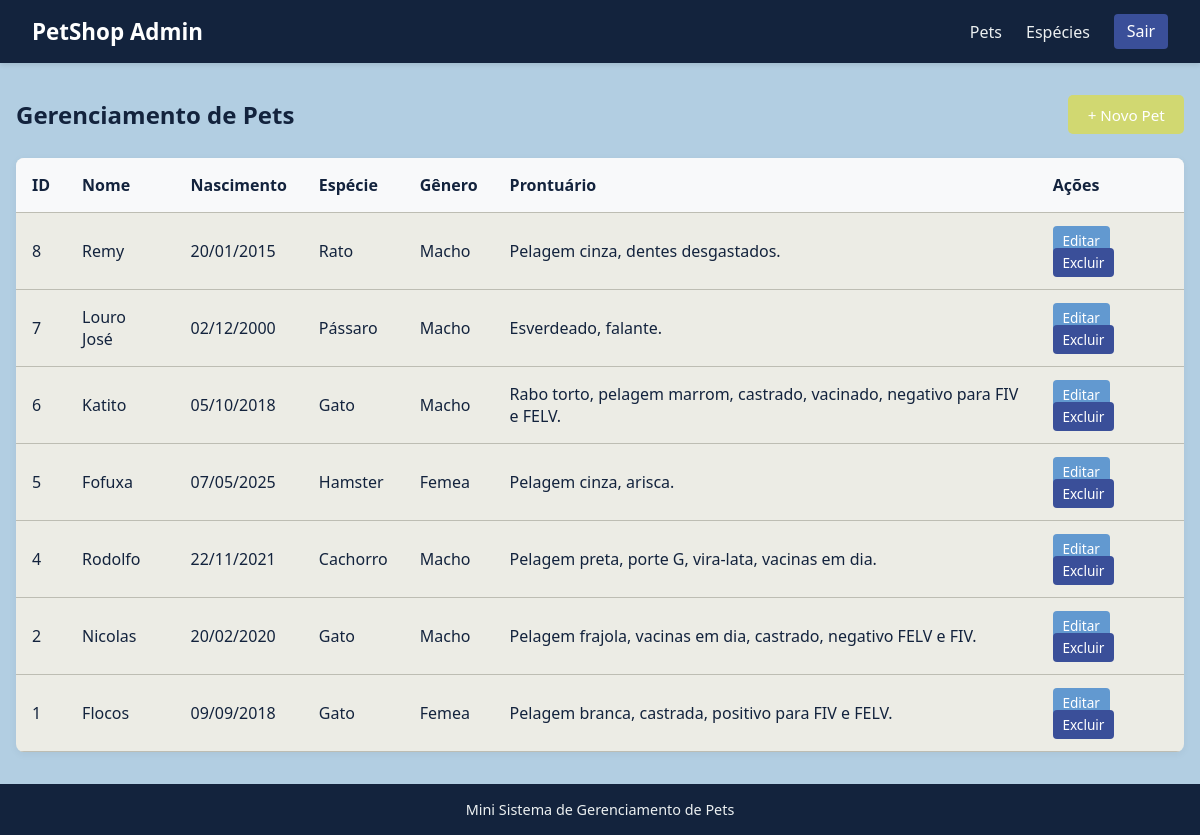
The page /index.php (signed in) on the database as committed earlier.
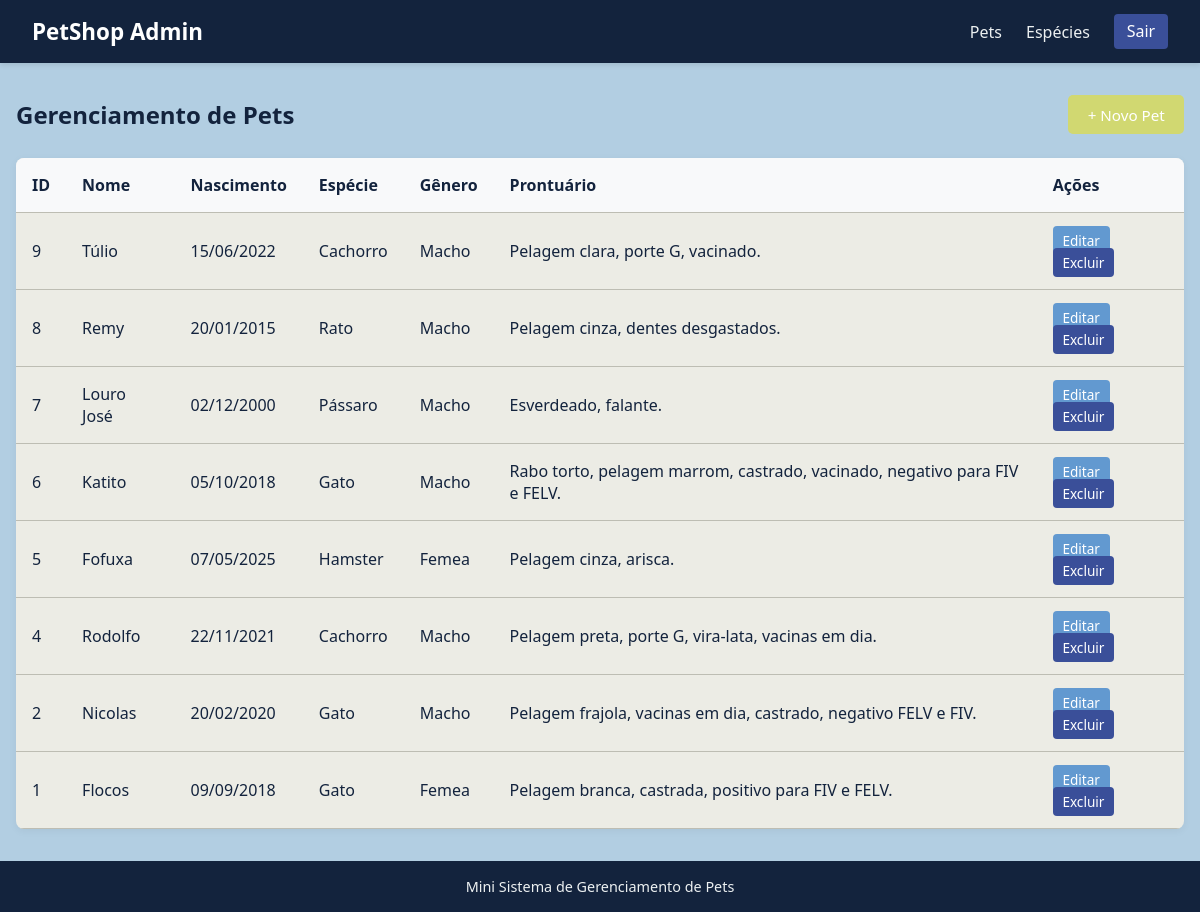
The same page on the database as committed later.
### tables this page shows
CREATE TABLE `pets` (
  `id` int NOT NULL,
  `nome` varchar(100) NOT NULL,
  `nascimento` date NOT NULL,
  `especie_id` int NOT NULL,
  `genero` enum('macho','femea') NOT NULL,
  `prontuario` text
);

CREATE TABLE `especies` (
  `id` int NOT NULL,
  `nome` varchar(100) NOT NULL
);

### www/index.php (the view, shortened to what this page needs)
<?php
require_once 'conecta.php';
$sql = "SELECT pets.*, especies.nome AS especie_nome
        FROM pets
        INNER JOIN especies ON pets.especie_id = especies.id
        ORDER BY pets.id DESC";
$resultado = mysqli_query($conn, $sql);
require_once 'cabeçalho.php'; ?>
<div class="page-header">
    <h2>Gerenciamento de Pets</h2>
    <a href="form_pet.php" class="botao-primary">+ Novo Pet</a>
</div>
<div class="table-container">
    <table class="data-table">
        <thead>
            <tr>
                <th>ID</th>
                <th>Nome</th>
                <th>Nascimento</th>
                <th>Espécie</th>
                <th>Gênero</th>
                <th>Prontuário</th>
                <th>Ações</th>
            </tr>
        </thead>
        <tbody>
    <?php if ($resultado && mysqli_num_rows($resultado) > 0): ?>
        <?php while ($pet = mysqli_fetch_assoc($resultado)): ?>
            <tr>
                <td><?php echo $pet['id']; ?></td>
                <td><?php echo htmlspecialchars($pet['nome']); ?></td>
                <td><?php echo date('d/m/Y', strtotime($pet['nascimento'])); ?></td>
                <td><?php echo htmlspecialchars($pet['especie_nome']); ?></td>
                <td><?php echo ucfirst($pet['genero']); ?></td>
                <td><?php echo htmlspecialchars($pet['prontuario']); ?></td>
                <td class="actions">
                    <a href="form_pet.php?id=<?php echo $pet['id']; ?>" class="botao-editar">Editar</a>
                    <a href="index.php?acao=excluir&id=<?php echo $pet['id']; ?>"
                       class="botao-deletar"
                       onclick="return confirm('Tem certeza que deseja excluir este pet?');">Excluir</a>
                </td>
            </tr>
        <?php endwhile; ?>
    <?php else: ?>
        <tr>
            <td colspan="7" style="text-align: center; padding: 1.5rem;">Nenhum pet cadastrado até o momento.</td>
        </tr>
    <?php endif; ?>
</tbody>
    </table>
</div>
<?php require_once 'rodape.php'; ?>

### www/cabeçalho.php (shortened to what this page needs)
<!DOCTYPE html>
<html lang="pt-br">
<head>
    <link rel="stylesheet" href="css/style.css">
</head>
<body>
    <header class="main-header">
        <nav class="navbar">
            <div class="logo">
                <a href="index.php"> PetShop Admin</a>
            </div>
            <ul class="nav-links">
                <li><a href="index.php">Pets</a></li>
                <li><a href="especies.php">Espécies</a></li>
                <li><a href="logout.php" class="btn-logout">Sair</a></li>
            </ul>
        </nav>
    </header>
    <main class="main-container">

### www/rodape.php
</main>
    <footer class="main-footer">
        <p> Mini Sistema de Gerenciamento de Pets </p>
    </footer>
</body>
</html>

### www/css/style.css (style rules this page uses)
* { margin: 0; padding: 0; box-sizing: border-box; font-family: 'Segoe UI', Tahoma, Geneva, Verdana, sans-serif; }
:root { --cor_principal: #13233d; --cor_sec: #6299d0; --cor_destaque: #d1d871; --cor_erro: #3a4f99; --cor_bg: #b2cee2; --card_bg: #ecece5; --text_color: #13233d; --cor_borda: #bdbdb3; }
body { background-color: var(--cor_bg); color: var(--text_color); display: flex; flex-direction: column; min-height: 100vh; }
.main-header { background-color: var(--cor_principal); padding: 1rem 2rem; box-shadow: 0 2px 5px rgba(0, 0, 0, 0.1); }
.navbar { display: flex; justify-content: space-between; align-items: center; max-width: 1200px; margin: 0 auto; }
.logo a { color: #ffffff; font-size: 1.4rem; font-weight: bold; text-decoration: none; }
.nav-links { list-style: none; display: flex; gap: 1.5rem; align-items: center; }
.nav-links a { color: #ecf0f1; text-decoration: none; font-size: 1rem; transition: color 0.2s; }
.btn-logout { background-color: var(--cor_erro); padding: 0.4rem 0.8rem; border-radius: 4px; color: white !important; }
.main-container { max-width: 1200px; width: 100%; margin: 2rem auto; padding: 0 1rem; flex: 1; }
.page-header { display: flex; justify-content: space-between; align-items: center; margin-bottom: 1.5rem; }
.table-container { background: var(--card_bg); border-radius: 8px; box-shadow: 0 2px 8px rgba(0, 0, 0, 0.05); overflow: hidden; }
.data-table { width: 100%; border-collapse: collapse; text-align: left; }
.data-table th, .data-table td { padding: 1rem; border-bottom: 1px solid var(--cor_borda); }
.data-table th { background-color: #f8f9fa; color: var(--cor_principal); font-weight: 600; }
.botao-primary, .btn-save, .botao-salvar { background-color: var(--cor_destaque); color: white; padding: 0.6rem 1.2rem; border-radius: 5px; text-decoration: none; border: none; cursor: pointer; font-size: 0.95rem; }
.botao-editar { background-color: var(--cor_sec); color: white; padding: 0.3rem 0.6rem; border-radius: 4px; text-decoration: none; font-size: 0.85rem; }
.botao-deletar { background-color: var(--cor_erro); color: white; padding: 0.3rem 0.6rem; border-radius: 4px; text-decoration: none; font-size: 0.85rem; }
.main-footer { background-color: var(--cor_principal); color: #ecf0f1; text-align: center; padding: 1rem; margin-top: auto; font-size: 0.9rem; }

Rows that differ between the two databases and show on the page:
added pets: id "9", nome "Túlio", nascimento "15/06/2022", especie.nome "Cachorro", genero "Macho", prontuario "Pelagem clara, porte G, vacinado."
